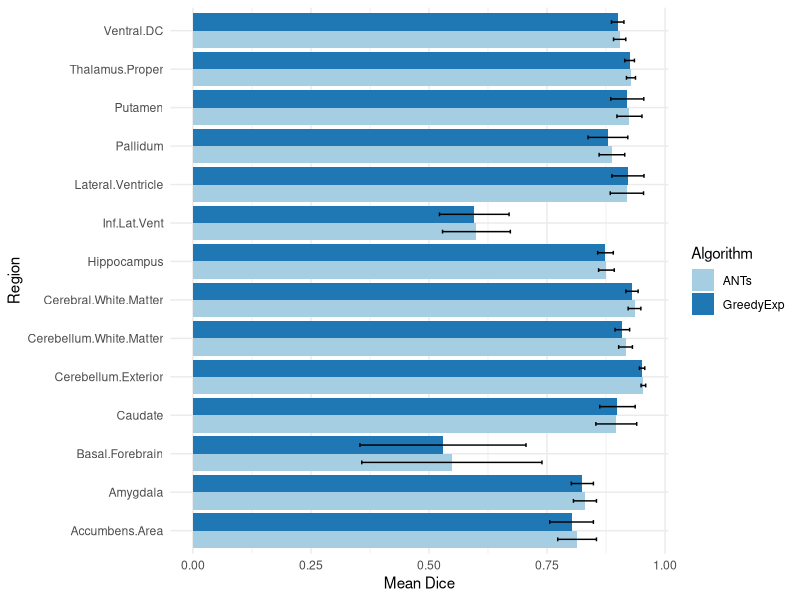
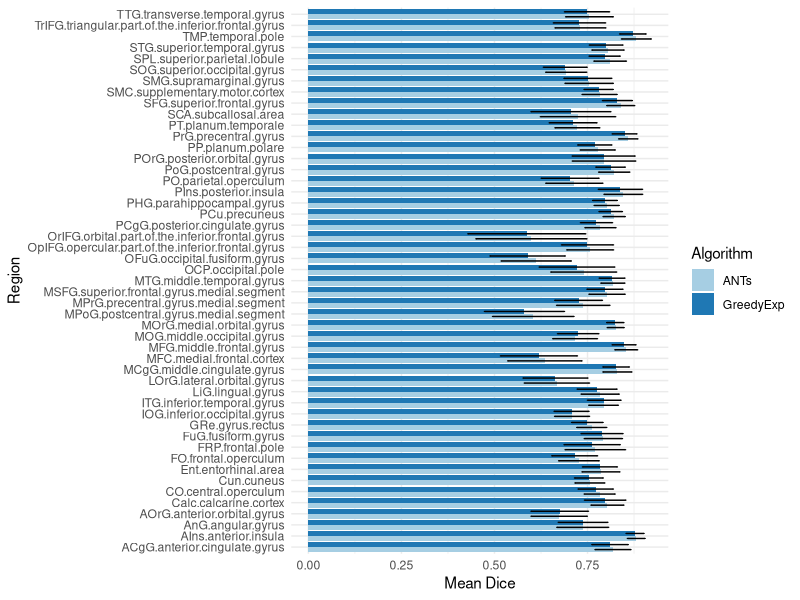
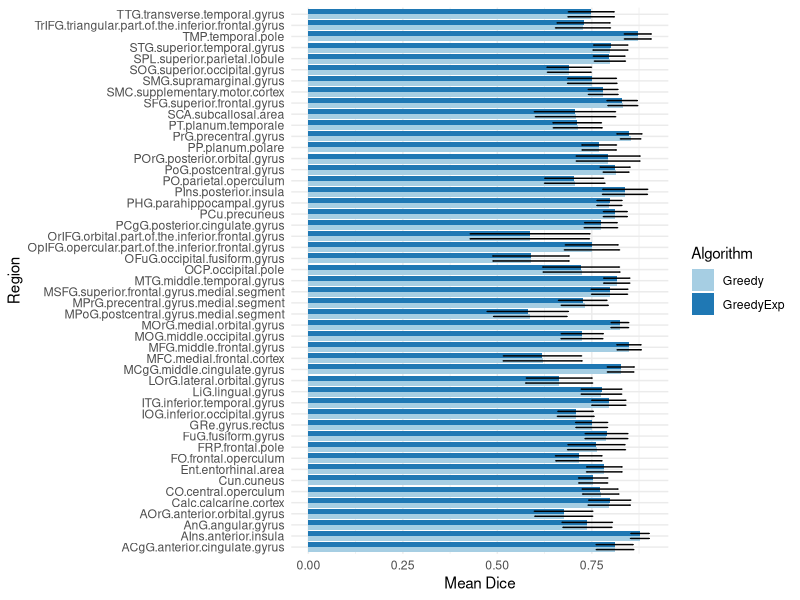

The R source for these figures, in order:
library(ggplot2)

compareMethods <- function(methodA, methodAName, methodB, methodBName) {

  numLabels = ncol(methodA)

  Region = factor(colnames(methodA))

  RegionB = factor(colnames(methodB))

  if ( !(all.equal(Region,RegionB)) ) {
    stop("Region labels are not identical for both methods")
  }

  p = vector("numeric", numLabels)
  t = vector("numeric", numLabels)
  q = vector("numeric", numLabels)
  e = vector("numeric", numLabels)

  for (i in 1:numLabels) {
    x = t.test(methodA[,i], methodB[,i], paired = T)
    p[i] = x$p.value
    t[i] = x$statistic
    e[i] = x$estimate
  }

  q = p.adjust(p, method = "fdr")

  which(q < 0.05)

  methodAMeans = colMeans(methodA)
  methodASD = apply(methodA, 2, sd)

  methodBMeans = colMeans(methodB)
  methodBSD = apply(methodB, 2, sd)

  dfBarsA = data.frame(Region = factor(colnames(methodA)), Mean = methodAMeans, SD = methodASD, Algorithm = rep(methodAName, numLabels))
  dfBarsB = data.frame(Region = factor(colnames(methodB)), Mean = methodBMeans, SD = methodBSD, Algorithm = rep(methodBName, numLabels))

  dfBars = rbind(dfBarsA, dfBarsB)

  dfTTest = data.frame(Region = Region, estimate = e, t.stat = t, p.value = p, fdrq.value = q)

  return(list(tTestData = dfTTest, barPlotData = dfBars))

}



plotMethods <- function(barPlotData) {

  ggplot(data=barPlotData, aes(x=Region, y=Mean, fill=Algorithm)) +
    geom_bar(stat="identity", position=position_dodge()) +
    scale_fill_brewer(palette="Paired") +
    geom_errorbar(aes(ymin=Mean-SD, ymax=Mean+SD), width=.2, position=position_dodge(.9)) +
    theme_minimal() + coord_flip() + ylab("Mean Dice")

}

## Baseline data using ANTs and greedy with mostly defaults
antsRegAntsJLFDice = read.csv("stats/antsRegGreedyJLFDiceBilateral.csv", row.names = 1)
greedyRegGreedyJLFDice = read.csv("stats/greedyRegGreedyJLFDiceBilateral.csv", row.names = 1)

greedyExperimentalDice = read.csv("stats/greedyExperimentalDiceBilateral.csv", row.names = 1)


## Plot cortical labels separately
dfBarsCorticalIndices = c(15:63,78:126)
dfBarsSubCorticalIndices = c(1:14,64:77)

antsVsGreedy = compareMethods(antsRegAntsJLFDice, "ANTs", greedyExperimentalDice, "GreedyExp")

plotMethods(antsVsGreedy$barPlotData[dfBarsSubCorticalIndices,])
plotMethods(antsVsGreedy$barPlotData[dfBarsCorticalIndices,])

greedyCompareParams = compareMethods(greedyRegGreedyJLFDice, "Greedy", greedyExperimentalDice, "GreedyExp")
plotMethods(greedyCompareParams$barPlotData[dfBarsCorticalIndices,])

